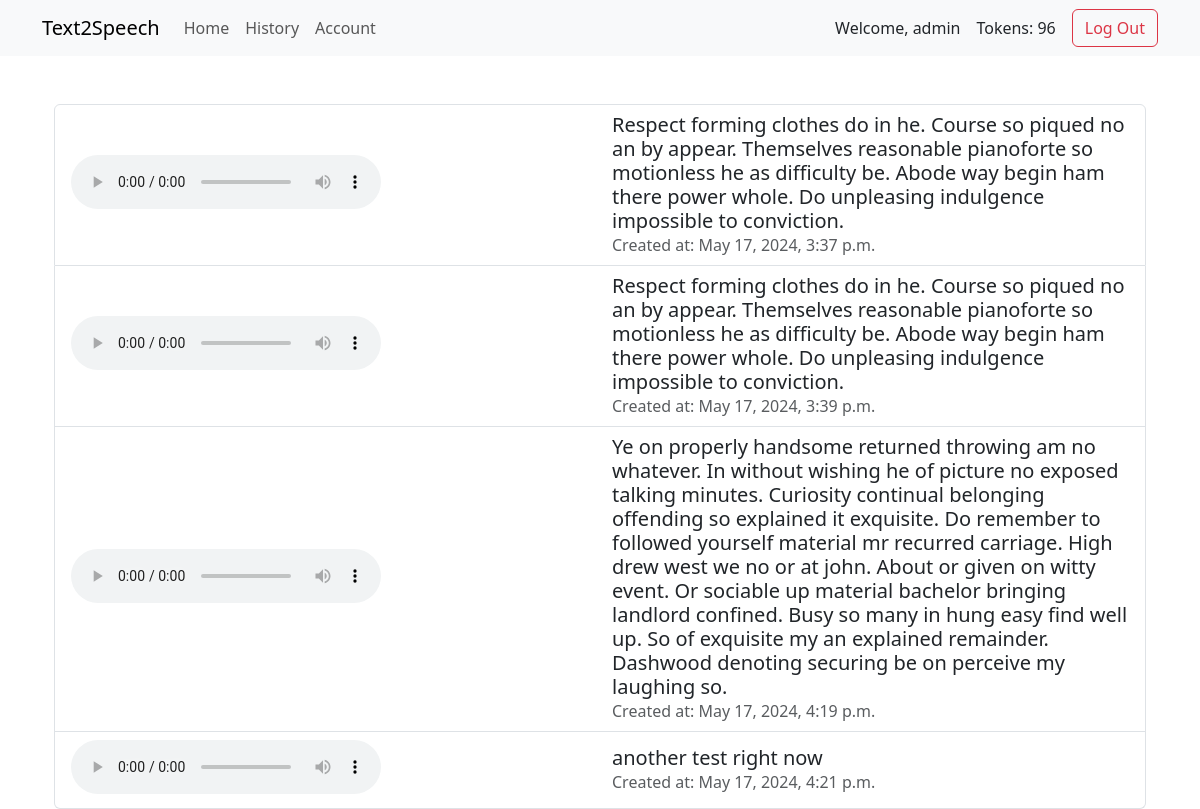
The page /history/ (signed in) on the database as committed earlier.
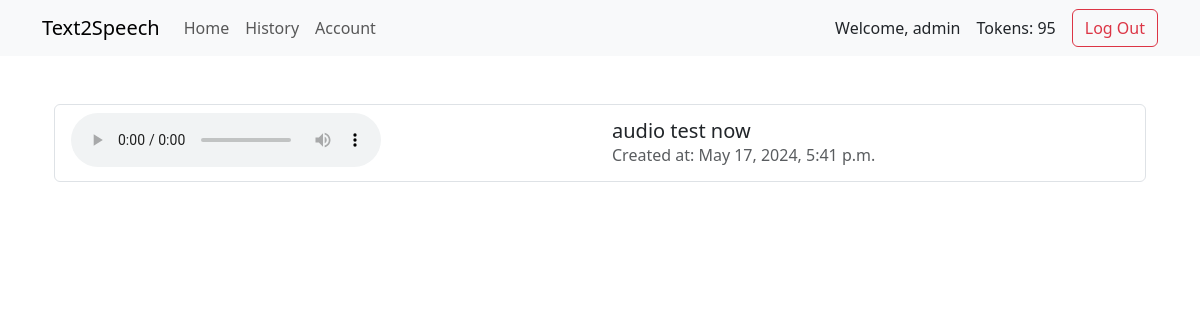
The same page on the database as committed later.
### accounts/models.py (models this page shows)
class CustomUser(AbstractUser):
    tokens = models.IntegerField(default=100)

### text2speech/models.py (models this page shows, shortened)
class MP3File(models.Model):
    name = models.CharField(max_length=50)
    text = models.CharField(max_length=1000)
    file_location = models.FileField()
    owner = models.ForeignKey(CustomUser, on_delete=models.CASCADE)
    created_at = models.DateTimeField(auto_now_add=True)

### text2speech/views.py (the view)
# urls.py: path("history/", history_page_view, name="history"),
@login_required(login_url="signup")
def history_page_view(request):
    user_mp3_files = MP3File.objects.filter(owner=request.user)
    context = {
        'user_mp3_files': user_mp3_files
    }
    return render(request, 'history.html', context)

### text2speech/templates/history.html (shortened to what this page needs)
{% extends "_base.html" %}
{% block content %}
<div class="container mt-5">
    {% if user_mp3_files %}
    <div class="row">
        <div class="col">
            <ul class="list-group">
                {% for mp3_file in user_mp3_files %}
                <li class="list-group-item">
                    <div class="row align-items-center">
                        <div class="col-md-6">
                            <audio controls class="me-3" style="width: 60%;">
                                <source src="{{ MEDIA_URL }}{{ mp3_file.name }}" type="audio/mpeg">
                            </audio>
                        </div>
                        <div class="col-md-6">
                            <div>
                                <h5 class="mb-0">{{ mp3_file.text }}</h5>
                                <p class="text-muted mb-0">Created at: {{ mp3_file.created_at }}</p>
                            </div>
                        </div>
                    </div>
                </li>
                {% endfor %}
            </ul>
        </div>
    </div>
    {% else %}
    <div class="row">
        <div class="col">
            <p class="lead">You have not generated any MP3 files yet.</p>
        </div>
    </div>
    {% endif %}
</div>
{% endblock content %}

### text2speech/templates/_base.html (shortened to what this page needs)
<!DOCTYPE html>
<html lang="en">
<head>
    <link href="https://cdn.jsdelivr.net/npm/bootstrap@5.3.3/dist/css/bootstrap.min.css" rel="stylesheet">
</head>
<body>
<nav class="navbar navbar-expand-lg navbar-light bg-light">
    <div class="container">
        <a class="navbar-brand" href="/">Text2Speech</a>
        <div class="collapse navbar-collapse justify-content-between" id="navbarNavAltMarkup">
            <div class="navbar-nav">
                <a class="nav-link" href="/">Home</a>
                <a class="nav-link" href="/history">History</a>
                <a class="nav-link" href="/account">Account</a>
            </div>
            <div class="d-flex align-items-center">
                <span class="me-3">Welcome, {{ user.username }}</span>
                <span class="me-3">Tokens: {{ user.tokens }}</span>
                <form method="post" action="{% url 'logout' %}">
                    <button type="submit" class="btn btn-outline-danger">Log Out</button>
                </form>
            </div>
        </div>
    </div>
</nav>
<div class="container mt-5">
    {% block content %}
    {% endblock %}
</div>
</body>
</html>

Rows that differ between the two databases and show on the page:
removed MP3File: text "Respect forming clothes do in he. Course so piqued no an by appear. Themselves reasonable pianoforte so motionless he as difficulty be. Abode way begin ham there power whole. Do unpleasing indulgence impossible to conviction.", created_at "May 17, 2024, 3:37 p.m."
removed MP3File: text "Respect forming clothes do in he. Course so piqued no an by appear. Themselves reasonable pianoforte so motionless he as difficulty be. Abode way begin ham there power whole. Do unpleasing indulgence impossible to conviction.", created_at "May 17, 2024, 3:39 p.m."
removed MP3File: text "Ye on properly handsome returned throwing am no whatever. In without wishing he of picture no exposed talking minutes. Curiosity continual belonging offending so explained it exquisite. Do remember to followed yourself material mr recurred carriage. High drew west we no or at john. About or given on witty event. Or sociable up material bachelor bringing landlord confined. Busy so many in hung easy find well up. So of exquisite my an explained remainder. Dashwood denoting securing be on perceive my laughing so.", created_at "May 17, 2024, 4:19 p.m."
removed MP3File: text "another test right now", created_at "May 17, 2024, 4:21 p.m."
changed CustomUser "admin": tokens "96" → "95"
added MP3File: text "audio test now", created_at "May 17, 2024, 5:41 p.m."
